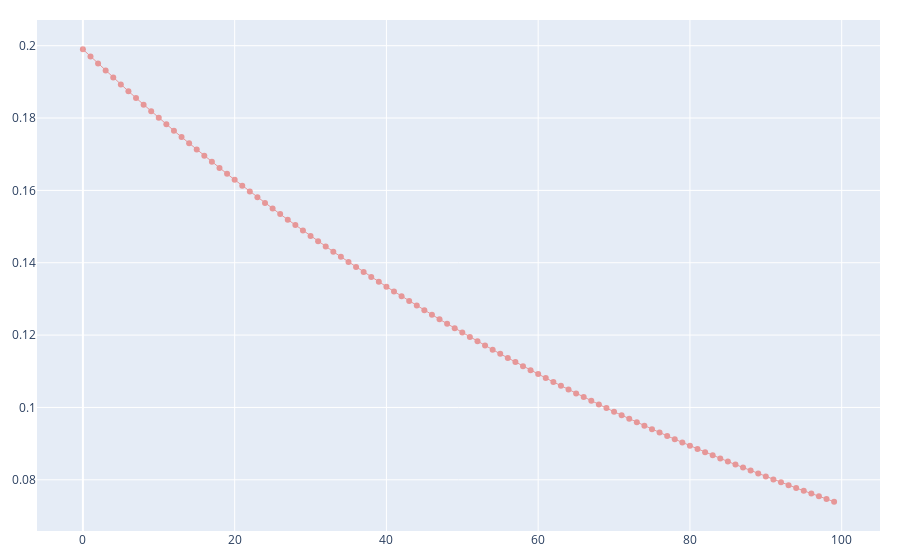

Here is the notebook cell this chart was saved with:
### Code cell
utils.visualize([
    ['DECAYING EPSILON', epsilon_decay]
], cluster=10000)
